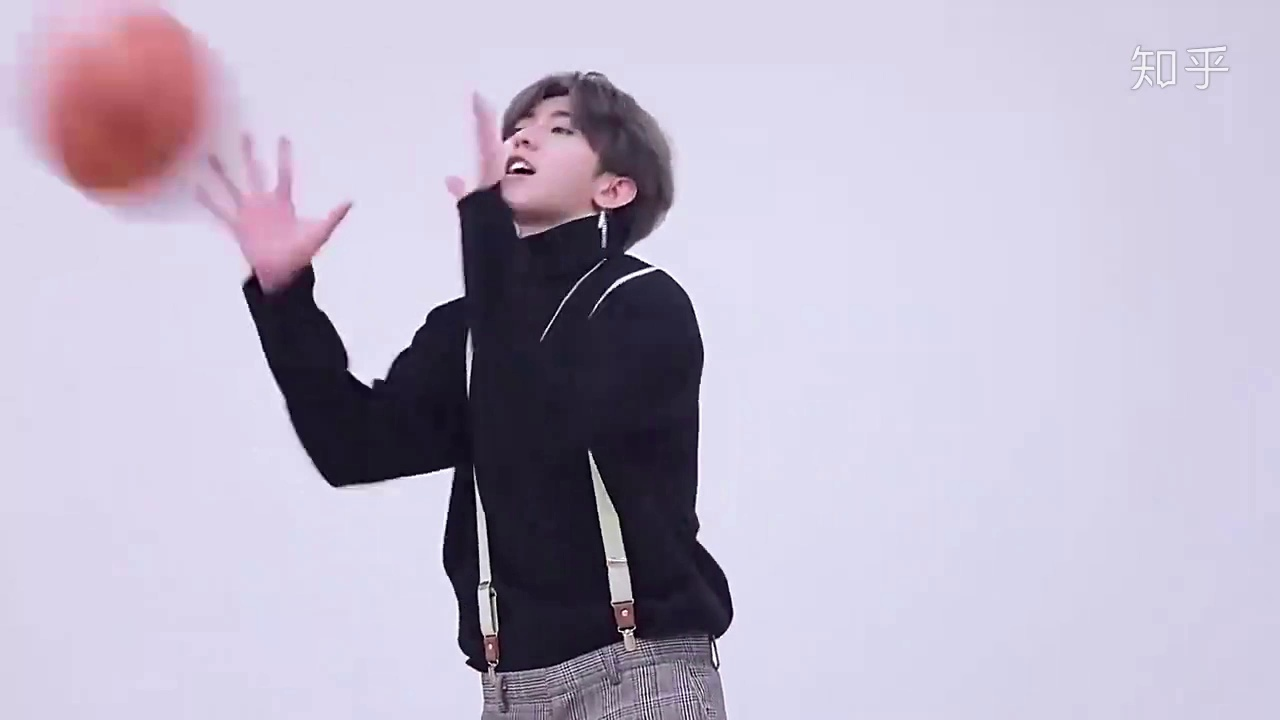
#> input picture src/imgtemp.jpg, 1280 x 720 px
$ python SamBox.py
#> lines starting #> are read from the running program, lines starting #| are printed output that depends on the picture; after the words box and inside, x2 and y2 are one past the last pixel; in counts of white or black regions, pixels touching at a corner belong together
import cv2

class SampleBox():#目的是，输入一个中心坐标以及宽和高，可以输出一个框（抽象的框）
    cnt = 0
    def __init__(self, x=10, y=10, h=200, w=150, cx=5, cy=5, maxx=1280, maxy=720):
        self.id = SampleBox.cnt
        SampleBox.cnt += 1
        self.x = x
        self.y = y
        self.h = h
        self.w = w
        self.cx = cx
        self.cy = cy
        self.mx = maxx
        self.my = maxy

        self.hh = h#先记录，避免hw在变换的过程中被修改
        self.ww = w
        print('{}号采样框选择完毕：'.format(SampleBox.cnt))
    def set(self, cx, cy):

        self.cx = cx
        self.cy = cy
        #self.h = h
        #self.w = w#用于采样框丢失

        self.x = self.cx - self.ww // 2
        self.y = self.cy - self.hh // 2
        #print(self.x, self.y)

        xflg = 0
        yflg = 0

        if self.x < 0:#左越界
            self.x = 0
            self.w = self.cx + (self.ww // 2) + 1
            xflg = 1
            #print(self.x, self.w)

        if self.cx + self.w // 2 + 1 > self.mx:#右越界
            self.w = self.mx - self.cx + self.ww // 2 - 1
            xflg = 1

        if self.y < 0:#上越界
            self.y = 0
            self.h = self.cy + (self.hh // 2) + 1
            yflg = 1

        if self.cy + self.h // 2 + 1 > self.my:#下越界
            self.h = self.my - self.cy + self.hh // 2 - 1
            yflg = 1

        if self.cx < 0:
            self.cx = 0
            xflg = 1

        if self.cx > self.mx:
            self.cx = self.mx
            xflg = 1

        if self.cy < 0:
            self.cy = 0
            yflg = 1

        if self.cy > self.my:
            self.cy = self.my
            yflg = 1

        if xflg == 0:
            self.w = self.ww# 恢复

        if yflg == 0:
            self.h = self.hh# 恢复

    def boxlost(self):#全视野搜索
        #self.set(cx=self.mx // 2, cy=self.my // 2)
        self.h = self.my
        self.w = self.mx
        self.x = 0
        self.y = 0
        self.cx = self.mx // 2
        self.cy = self.my // 2

        #print([self.cx, self.cy, self.h, self.w])
    def getxyhwcxcy(self):
        return [self.x, self.y, self.h, self.w, self.cx, self.cy]

if __name__ == "__main__":
    img = cv2.imread('src/imgtemp.jpg')
#> img is the input picture: shape (720, 1280, 3); mean B, G, R 200.3, 180.2, 187.9

    h, w, d = img.shape
#> h = 720; w = 1280; d = 3
    print(h, w, d)
#| 720 1280 3
    box = SampleBox(cx=200, cy=20, h=200, w=150, maxx=w, maxy=h)

    for i in range(8):
        box.set(cx=i*180+10, cy=i*100+20)
        re = box.getxyhwcxcy()
        print(re)

        xmin = re[0]       #x
        xmax = re[0]+re[3] #x+w
        ymin = re[1]       #y
        ymax = re[1]+re[2] #y+h
        cv2.rectangle(img, (xmin, ymin), (xmax, ymax), (255, 0, 0), 2)
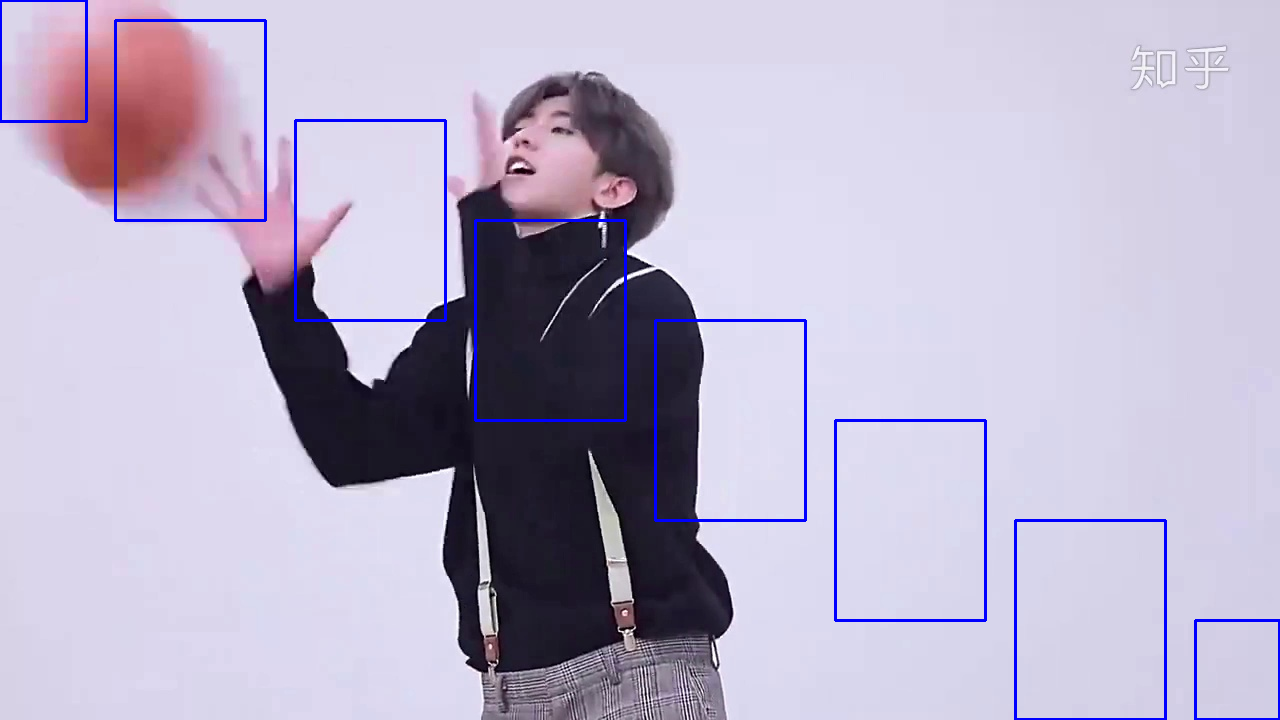
#> img: shape (720, 1280, 3); 1.56% of pixels changed, all inside (x1, y1, x2, y2) = (0, 0, 1280, 720)

    cv2.imshow('src', img)
    cv2.waitKey()
